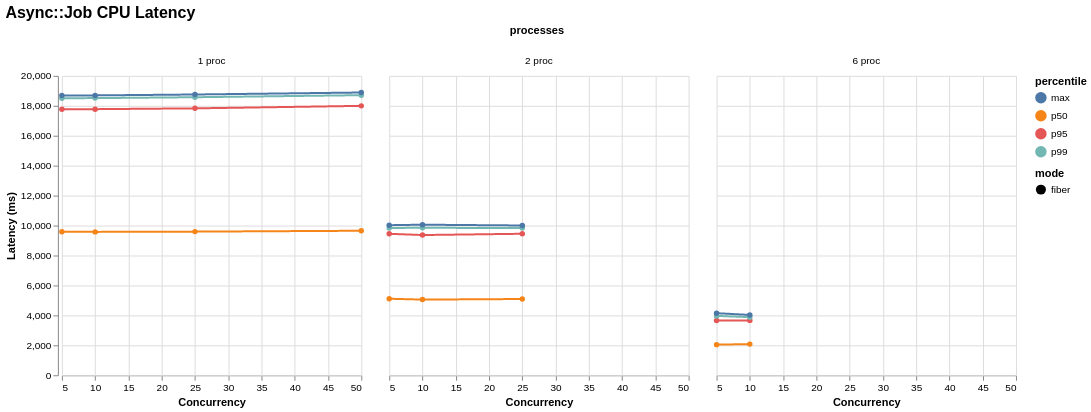

Express this chart as Vega-Lite.
### Vega-Lite specification from a JSON file in a GitHub repository (floating-point values rounded to 4 significant figures)
{"$schema": "https://vega.github.io/schema/vega-lite/v6.json", "title": "Async::Job CPU Latency", "data": {"values": [{"mode": "fiber", "concurrency": 5, "processes": "1 proc", "percentile": "p50", "value": 9589.0}, {"mode": "fiber", "concurrency": 5, "processes": "1 proc", "percentile": "p95", "value": 17770.0}, {"mode": "fiber", "concurrency": 5, "processes": "1 proc", "percentile": "p99", "value": 18510.0}, {"mode": "fiber", "concurrency": 5, "processes": "1 proc", "percentile": "max", "value": 18690.0}, {"mode": "fiber", "concurrency": 10, "processes": "1 proc", "percentile": "p50", "value": 9576.0}, {"mode": "fiber", "concurrency": 10, "processes": "1 proc", "percentile": "p95", "value": 17770.0}, {"mode": "fiber", "concurrency": 10, "processes": "1 proc", "percentile": "p99", "value": 18510.0}, {"mode": "fiber", "concurrency": 10, "processes": "1 proc", "percentile": "max", "value": 18690.0}, {"mode": "fiber", "concurrency": 25, "processes": "1 proc", "percentile": "p50", "value": 9594.0}, {"mode": "fiber", "concurrency": 25, "processes": "1 proc", "percentile": "p95", "value": 17830.0}, {"mode": "fiber", "concurrency": 25, "processes": "1 proc", "percentile": "p99", "value": 18570.0}, {"mode": "fiber", "concurrency": 25, "processes": "1 proc", "percentile": "max", "value": 18750.0}, {"mode": "fiber", "concurrency": 50, "processes": "1 proc", "percentile": "p50", "value": 9652.0}, {"mode": "fiber", "concurrency": 50, "processes": "1 proc", "percentile": "p95", "value": 17990.0}, {"mode": "fiber", "concurrency": 50, "processes": "1 proc", "percentile": "p99", "value": 18710.0}, {"mode": "fiber", "concurrency": 50, "processes": "1 proc", "percentile": "max", "value": 18890.0}, {"mode": "fiber", "concurrency": 5, "processes": "2 proc", "percentile": "p50", "value": 5111.0}, {"mode": "fiber", "concurrency": 5, "processes": "2 proc", "percentile": "p95", "value": 9449.0}, {"mode": "fiber", "concurrency": 5, "processes": "2 proc", "percentile": "p99", "value": 9838.0}, {"mode": "fiber", "concurrency": 5, "processes": "2 proc", "percentile": "max", "value": 10020.0}, {"mode": "fiber", "concurrency": 10, "processes": "2 proc", "percentile": "p50", "value": 5054.0}, {"mode": "fiber", "concurrency": 10, "processes": "2 proc", "percentile": "p95", "value": 9366.0}, {"mode": "fiber", "concurrency": 10, "processes": "2 proc", "percentile": "p99", "value": 9851.0}, {"mode": "fiber", "concurrency": 10, "processes": "2 proc", "percentile": "max", "value": 10060.0}, {"mode": "fiber", "concurrency": 25, "processes": "2 proc", "percentile": "p50", "value": 5093.0}, {"mode": "fiber", "concurrency": 25, "processes": "2 proc", "percentile": "p95", "value": 9451.0}, {"mode": "fiber", "concurrency": 25, "processes": "2 proc", "percentile": "p99", "value": 9831.0}, {"mode": "fiber", "concurrency": 25, "processes": "2 proc", "percentile": "max", "value": 10000.0}, {"mode": "fiber", "concurrency": 5, "processes": "6 proc", "percentile": "p50", "value": 2045.0}, {"mode": "fiber", "concurrency": 5, "processes": "6 proc", "percentile": "p95", "value": 3659.0}, {"mode": "fiber", "concurrency": 5, "processes": "6 proc", "percentile": "p99", "value": 3965.0}, {"mode": "fiber", "concurrency": 5, "processes": "6 proc", "percentile": "max", "value": 4145.0}, {"mode": "fiber", "concurrency": 10, "processes": "6 proc", "percentile": "p50", "value": 2079.0}, {"mode": "fiber", "concurrency": 10, "processes": "6 proc", "percentile": "p95", "value": 3665.0}, {"mode": "fiber", "concurrency": 10, "processes": "6 proc", "percentile": "p99", "value": 3881.0}, {"mode": "fiber", "concurrency": 10, "processes": "6 proc", "percentile": "max", "value": 4030.0}]}, "mark": {"type": "line", "point": true, "tooltip": true}, "encoding": {"x": {"field": "concurrency", "type": "quantitative", "title": "Concurrency"}, "y": {"field": "value", "type": "quantitative", "title": "Latency (ms)"}, "color": {"field": "percentile", "type": "nominal"}, "tooltip": [{"field": "mode", "type": "nominal"}, {"field": "concurrency", "type": "nominal"}, {"field": "processes", "type": "nominal"}, {"field": "metric", "type": "nominal"}, {"field": "percentile", "type": "nominal"}, {"field": "value", "type": "quantitative"}], "strokeDash": {"field": "mode", "type": "nominal"}, "column": {"field": "processes", "type": "nominal"}}, "config": {"background": "white", "axis": {"labelFont": "Arial", "titleFont": "Arial", "grid": true}, "legend": {"labelFont": "Arial", "titleFont": "Arial"}, "title": {"font": "Arial", "fontSize": 16, "anchor": "start"}, "view": {"stroke": null}}}
